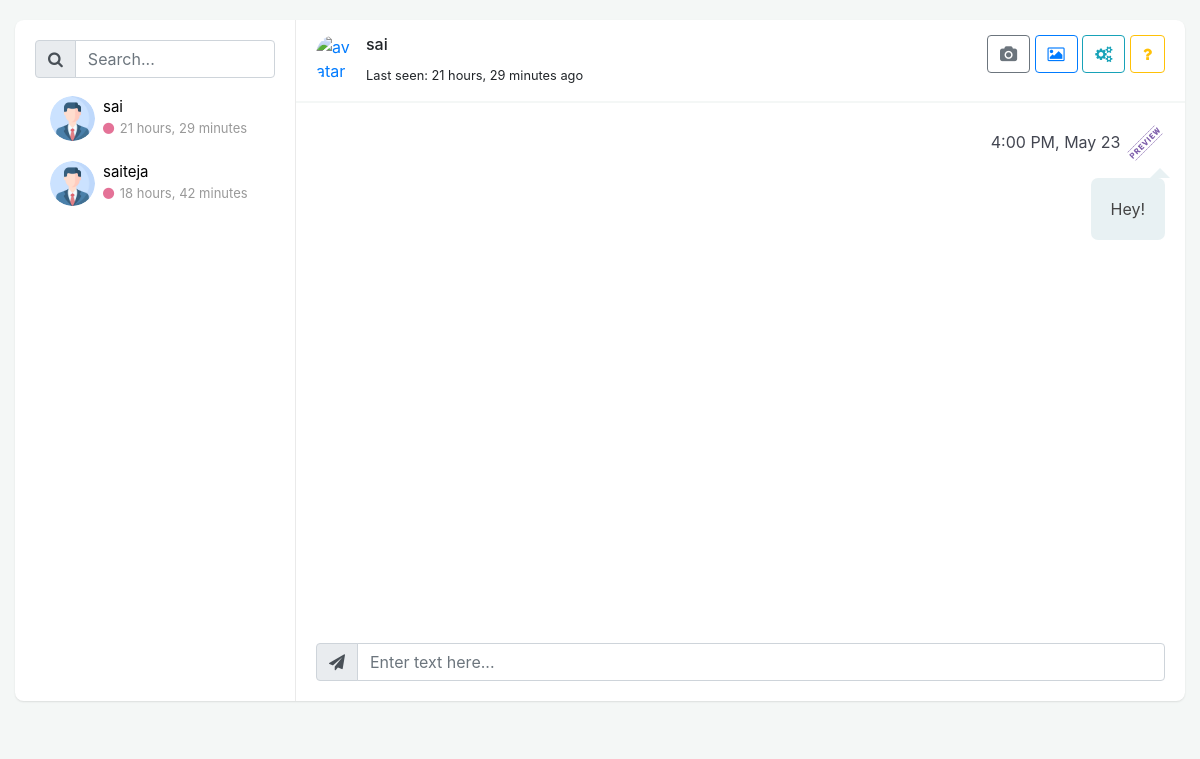
The app's page /beta/messages/1/ (signed in), older data.
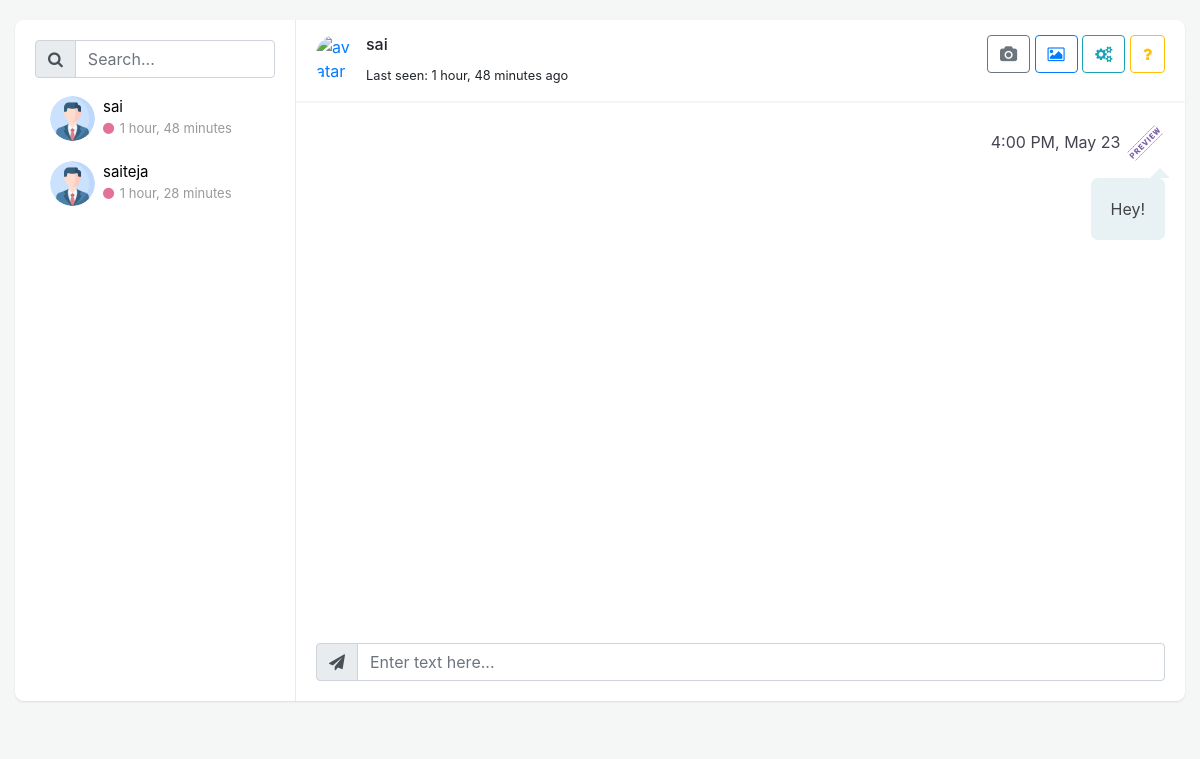
The same page, newer data.
### base/models.py (models this page shows, shortened)
class Chatbox(models.Model):
    sender=models.ForeignKey(BetaUser,on_delete=models.CASCADE,related_name='Chatboxsender')
    receiver=models.ForeignKey(BetaUser,on_delete=models.CASCADE,related_name='Chatboxreceiver')

class BetaUser(models.Model):
    user=models.OneToOneField(CustomUser,on_delete=models.CASCADE)
    state=models.CharField(max_length=40,default='')
    city=models.CharField(max_length=40,default='')
    job_status=models.CharField(max_length=20,default='')
    degree=models.CharField(max_length=30,default='')
    grad_year=models.CharField(max_length=5,default='')
    profile_updated=models.BooleanField(default=False)
    website=models.URLField(default='')
    phone=models.CharField(max_length=10,default='')
    birthday=models.CharField(max_length=20,null=True)
    def __str__(self):
        return self.user.username

class CustomUser(AbstractUser):
    email=models.CharField(max_length=80,unique=True)
    profilepic=models.ImageField(upload_to='static/profile_pics',null=True)
    userfor=models.CharField(max_length=20,default='')
    token=models.CharField(default=False,max_length=256)

### betaadmin/views.py (the view)
# urls.py: path('messages/<str:pk>/',getmessages,name='getmessages'),
def getmessages(request,pk):
    user=request.user
    betauser=BetaUser.objects.get(user=user)
    chatbox1=Chatbox.objects.filter(sender=betauser ) | Chatbox.objects.filter(receiver=betauser)
    chat1=Chatbox.objects.get(id=pk)
    chat=Chat.objects.filter(chatbox=chat1)
    receiver=0
    if chat1.sender==betauser:
        receiver=chat1.receiver.id
    else:
        receiver=chat1.sender.id
    return render(request,'beta_admin/getmessages-page.html',{'chatbox':chatbox1,'betauser':betauser,'chats':chat,'chat1':chat1,'receiver':receiver})

### templates/beta_admin/getmessages-page.html (shortened to what this page needs)
<!DOCTYPE html>
<html lang="en">
<head>
{% load static %}
<link href="https://cdn.jsdelivr.net/npm/bootstrap@4.5.0/dist/css/bootstrap.min.css" rel="stylesheet">
</head>
<body>
<link href="https://maxcdn.bootstrapcdn.com/font-awesome/4.7.0/css/font-awesome.min.css" rel="stylesheet" />
<div class="container col-12">
<div class="row clearfix">
<div class="col-lg-12">
<div class="card chat-app">
<div id="plist" class="people-list">
<div class="input-group">
<div class="input-group-prepend">
<span class="input-group-text"><i class="fa fa-search"></i></span>
</div>
<input type="text" class="form-control" placeholder="Search...">
</div>
<ul class="list-unstyled chat-list mt-2 mb-0">
    {% for chat in chatbox %}
    <a href="{% url 'getmessages' chat.id %}" style="text-decoration-color: black; color: black;">
<li class="clearfix">
<img src="{% static 'assets/images/avatar/01.png' %}" alt="avatar">
<div class="about">
<div class="name">{% if chat.sender == betauser %}{{chat.receiver}}{% else %}{{chat.sender}}{% endif %}</div>
<div class="status"> <i class="fa fa-circle offline"></i> {% if chat.sender == betauser %}{{chat.receiver.user.last_login |timesince }}{% else %}{{chat.sender.user.last_login|timesince}}{% endif %}</div>
</div>
</li></a>
{% endfor %}
</ul>
</div>
<div class="chat" >
    <div class="chat-header clearfix">
        <div class="row">
        <div class="col-lg-6">
        <a href="javascript:void(0);" data-toggle="modal" data-target="#view_info">
        <img src="https://bootdey.com/img/Content/avatar/avatar2.png" alt="avatar">
        </a>
        <div class="chat-about">
        <h6 class="m-b-0">{% if chat1.sender == betauser %}{{chat1.receiver}}{%else%}{{ chat1.sender }}{% endif %}</h6>
        <small>Last seen: {% if chat1.sender == betauser %}{{chat1.receiver.user.last_login|timesince}}{%else%}{{ chat1.sender.user.last_login|timesince }}{% endif %} ago</small>
        </div>
        </div>
        <div class="col-lg-6 hidden-sm text-right">
        <a href="javascript:void(0);" class="btn btn-outline-secondary"><i class="fa fa-camera"></i></a>
        <a href="javascript:void(0);" class="btn btn-outline-primary"><i class="fa fa-image"></i></a>
        <a href="javascript:void(0);" class="btn btn-outline-info"><i class="fa fa-cogs"></i></a>
        <a href="javascript:void(0);" class="btn btn-outline-warning"><i class="fa fa-question"></i></a>
        </div>
        </div>
        </div>
        <div class="chat-history" id="chat-history" style="height: 65vh;overflow: auto;">
        <ul class="m-b-0" id="list">
        {% for chat in chats %}
        {% if chat.sender == betauser %}
        <li class="clearfix">
        <div class="message-data text-right">
        <span class="message-data-time">{{chat.created_at|date:"g:i A, M j"}}</span>
        <img src="{% if chat.sender.user.profilepic == '' %}https://bootdey.com/img/Content/avatar/avatar2.png{%else%}{{ chat.sender.user.profilepic.url }}{%endif%}" alt="avatar">
        </div>
        <div class="message other-message float-right"> {{chat.data}} </div>
        </li>
        {% endif %}
        {% endfor %}
        </ul>
        </div>
        <div class="chat-message clearfix">
        <div class="input-group mb-0">
        <div class="input-group-prepend">
        <span class="input-group-text"><i class="fa fa-send"></i></span>
        </div>
        <input type="text" id="message-input" name="data" class="form-control" placeholder="Enter text here..."  autofocus>
        </div>
        </div>
</div>
</div>
</div>
</div>
</body>
</html>

Row changes from the older to the newer data that the page shows:
changed through a linked row, Chatbox "sai": receiver.user.last_login "21 hours, 29 minutes" → "1 hour, 48 minutes"
changed through a linked row, Chatbox "saiteja": receiver.user.last_login "18 hours, 42 minutes" → "1 hour, 28 minutes"
